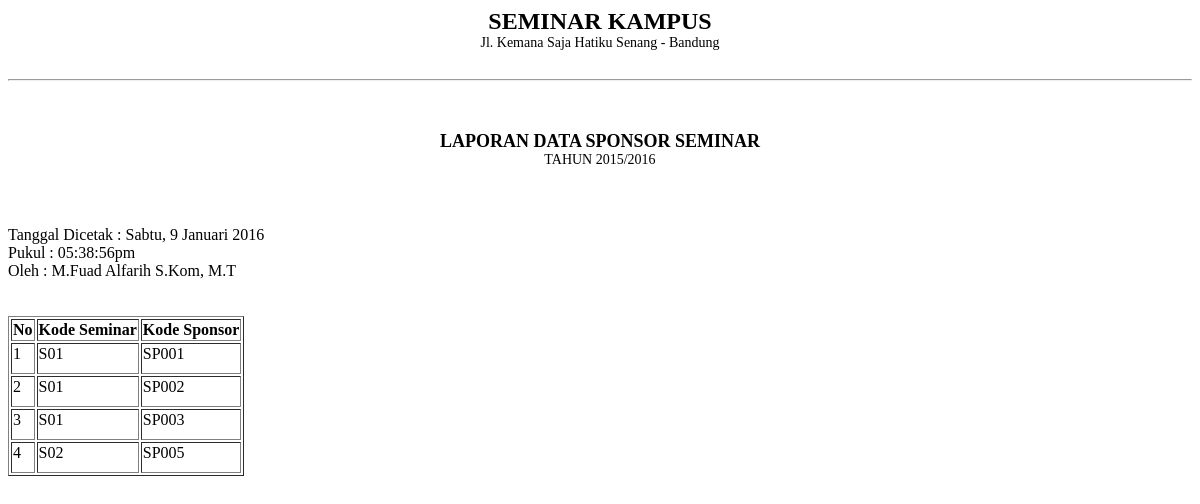
The page /admin/module_sponsor_seminar/table_sponsor_seminar.php on the database its author committed.
### tables this page shows
CREATE TABLE `sponsor_seminar` (
  `kode_sponsor` char(8) NOT NULL,
  `kode_seminar` char(8) NOT NULL,
  KEY `kode_sponsor` (`kode_sponsor`),
  KEY `kode_seminar` (`kode_seminar`),
  CONSTRAINT `sponsor_seminar_ibfk_1` FOREIGN KEY (`kode_sponsor`) REFERENCES `sponsor` (`kode_sponsor`),
  CONSTRAINT `sponsor_seminar_ibfk_2` FOREIGN KEY (`kode_seminar`) REFERENCES `seminar` (`kode_seminar`)
);

### admin/module_sponsor_seminar/table_sponsor_seminar.php (the view, shortened to what this page needs)
<?php
$array_hari = array(1=>"Senin","Selasa","Rabu","Kamis","Jumat", "Sabtu","Minggu");
$hari = $array_hari[date("N")];
$tanggal = date ("j");
$array_bulan = array(1=>"Januari","Februari","Maret", "April", "Mei", "Juni","Juli","Agustus","September","Oktober", "November","Desember");
$bulan = $array_bulan[date("n")];
$tahun = date("Y");
echo '
<div class="title">SEMINAR KAMPUS</div>
          <div class="stat">Jl. Kemana Saja Hatiku Senang - Bandung</div>
          <hr size="2">
          <div class="sub-title">LAPORAN DATA SPONSOR SEMINAR</div>
          <div class="sub-stat">TAHUN 2015/2016</div>
          <br>
          Tanggal Dicetak : '.$hari . ", ".$tanggal." ".$bulan." ".$tahun.'
          <br>
          Pukul : '.date("h:i:sa").'
          <br>
          Oleh : M.Fuad Alfarih S.Kom, M.T
            <br>
'
?>
<table border="1">
        <tr>
          <th>No</th>
          <th>Kode Seminar</th>
          <th>Kode Sponsor</th>
        </tr>
      <tbody border="1">
<?php
  $tampil_seminar = mysql_query("SELECT * FROM sponsor_seminar ORDER BY kode_seminar");
    $no=1;
    while ($tampil=mysql_fetch_array($tampil_seminar)){
       echo "<tr><td>$no</td>
             <td class='tab-col'>$tampil[kode_seminar]</td>
             <td>$tampil[kode_sponsor]</td>
            </tr>
             ";
        $no++;
    }
  echo "
        </tbody>
        </table>
        </div>";
?>

### admin/module_sponsor_seminar/table_sponsor_seminar.php (style rules this page uses)
.title { font-size: 24px; font-weight: bold; margin-bottom: 0px; text-align: center; }
.stat { font-size: 14px; padding-bottom: 20px; text-align: center; }
.sub-title { font-size: 18px; font-weight: bold; text-align: center; margin-top: 50px; }
.sub-stat { text-align: center; margin-bottom: 40px; font-size: 14px; font-weight: 100; }
td { padding-bottom: 10px; }

### rows shown on the page
sponsor_seminar: kode_seminar "S01", kode_sponsor "SP001"
sponsor_seminar: kode_seminar "S01", kode_sponsor "SP002"
sponsor_seminar: kode_seminar "S01", kode_sponsor "SP003"
sponsor_seminar: kode_seminar "S02", kode_sponsor "SP005"

### other values the page prints
$tanggal "9"
